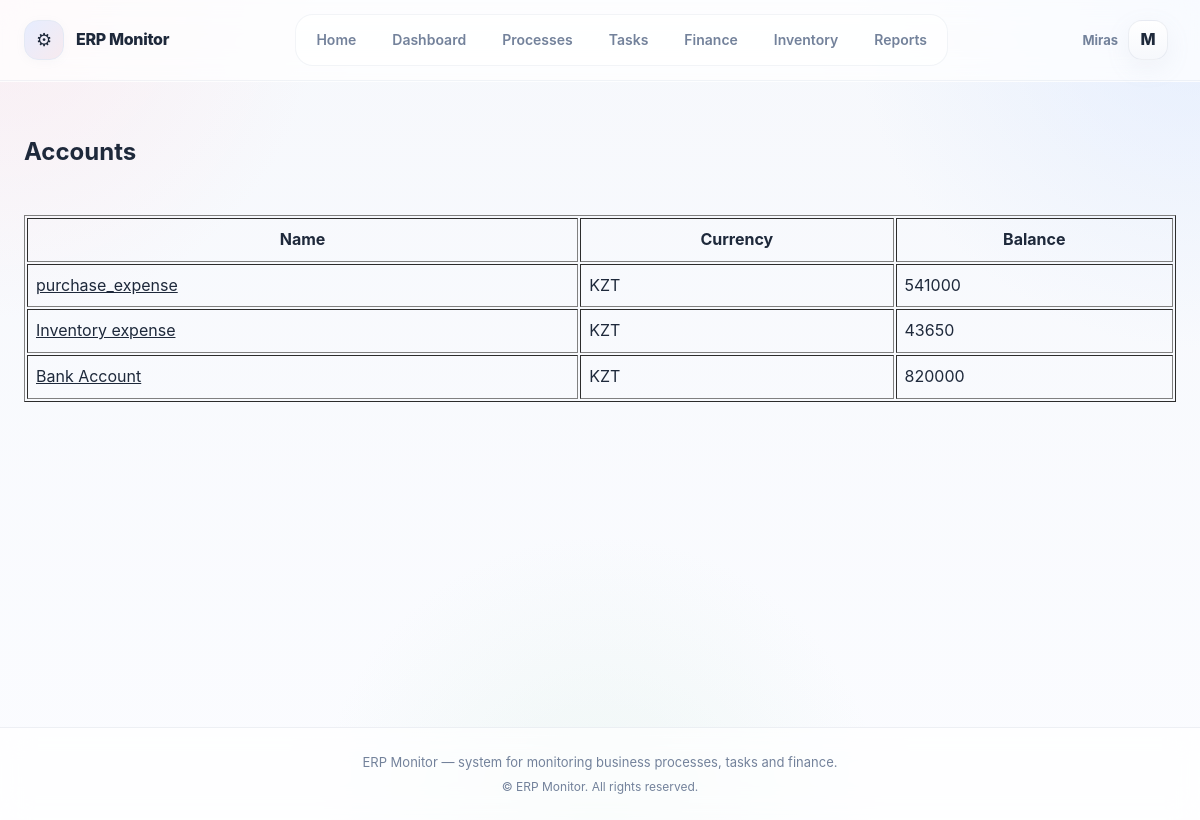
Page /finance/account_list/ (signed in) on the committed database.
### accounts/models.py (models this page shows, shortened)
class User(AbstractUser):
    ROLE_CHOICES = (
        ("ADMIN", "Admin"),
        ("MANAGER", "Manager"),
        ("EMPLOYEE", "Employee"),
    )
    role = models.CharField(
        max_length=20,
        choices=ROLE_CHOICES,
        default="EMPLOYEE",
    )

### finance/models.py (models this page shows, shortened)
class Account(models.Model):
    name = models.CharField(max_length=100)
    currency = models.CharField(max_length=3, default="KZT")
    def balance(self):
        income = self.transactions.filter(
            category__type="INCOME"
        ).aggregate(total=Sum("amount"))["total"] or Decimal("0")
        expense = self.transactions.filter(
            category__type="EXPENSE"
        ).aggregate(total=Sum("amount"))["total"] or Decimal("0")
        return income - expense

### finance/views.py (the view)
# urls.py: path("account_list/", account_list, name="account_list"),
def account_list(request):
    return render(
        request,
        "finance/accounts.html",
        {
            "accounts": Account.objects.all(),
        }
    )

### templates/finance/accounts.html (shortened to what this page needs)
{% extends "base.html" %}
{% block content %}
<h2>Accounts</h2>
<table border="1" cellpadding="8">
    <tr>
        <th>Name</th>
        <th>Currency</th>
        <th>Balance</th>
    </tr>
    {% for acc in accounts %}
    <tr>
        <td>
            <a href="{% url 'account_detail' acc.id %}">
                {{ acc.name }}
            </a>
        </td>
        <td>{{ acc.currency }}</td>
        <td>{{ acc.balance }}</td>
    </tr>
    {% empty %}
    <tr>
        <td colspan="3">No accounts</td>
    </tr>
    {% endfor %}
</table>
{% endblock %}

### templates/base.html (shortened to what this page needs)
{% load static %}
<!DOCTYPE html>
<html lang="en" data-theme="light">
<head>
    <link rel="stylesheet" href="{% static 'css/main.css' %}">
</head> <body class="app">
<header class="app-header">
    <div class="container header-container">
        <div class="brand">
            <span class="brand-logo">⚙</span>
            <span class="brand-title">ERP Monitor</span>
        </div>
        <nav class="main-nav">
            <a href="/" class="nav-link">Home</a>
            {% if request.user.is_authenticated %}
                <a href="/dashboard" class="nav-link">Dashboard</a>
                {% if request.user.role != "EMPLOYEE" %}
                    <a href="/processes/" class="nav-link">Processes</a>
                {% endif %}
                <a href="/tasks/" class="nav-link">Tasks</a>
                {% if request.user.role != "EMPLOYEE" %}
                    <a href="/finance/" class="nav-link">Finance</a>
                    <a href="/inventory/" class="nav-link">Inventory</a>
                    <a href="/reports/" class="nav-link">Reports</a>
                {% endif %}
            {% endif %}
        </nav>
        <div class="user-menu">
            {% if request.user.is_authenticated %}
                <div class="user-dropdown">
                    <button class="user-dropdown__button" type="button">
                        <span class="user-name">{{ request.user.username }}</span>
                        <span class="user-avatar">
                            {{ request.user.username|first|upper }}
                        </span>
                    </button>
                </div>
            {% else %}
                <div class="auth-links">
                    <a href="{% url 'register' %}" class="nav-link">Register</a>
                    <a href="{% url 'login' %}" class="nav-link">Login</a>
                </div>
            {% endif %}
        </div>
    </div>
</header>
<div class="app-layout">
    {% block main %}
    <main class="app-content">
        <div class="container content-container">
            {% block content %}{% endblock %} </div>
    </main>
    {% endblock %}
</div>
<footer class="app-footer">
    <div class="container footer-container">
        <p class="footer-text"> ERP Monitor — system for monitoring business processes, tasks and finance. </p>
        <p class="footer-copy"> © {{ now|date:"Y" }} ERP Monitor. All rights reserved. </p>
    </div> </footer>
</body>
</html>

### rows in the picture
User: user.username "Miras", user.username|first "M"
Account: name "purchase_expense", currency "KZT", balance "541000"
Account: name "Inventory expense", currency "KZT", balance "43650"
Account: name "Bank Account", currency "KZT", balance "820000"
